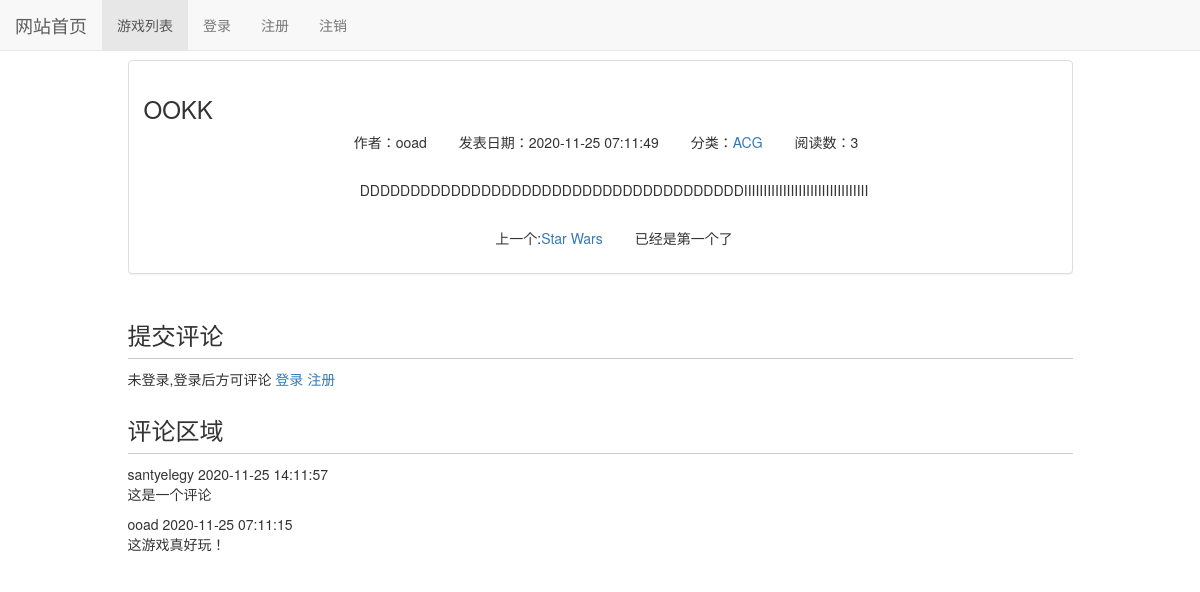
The app's page /game/2, older data.
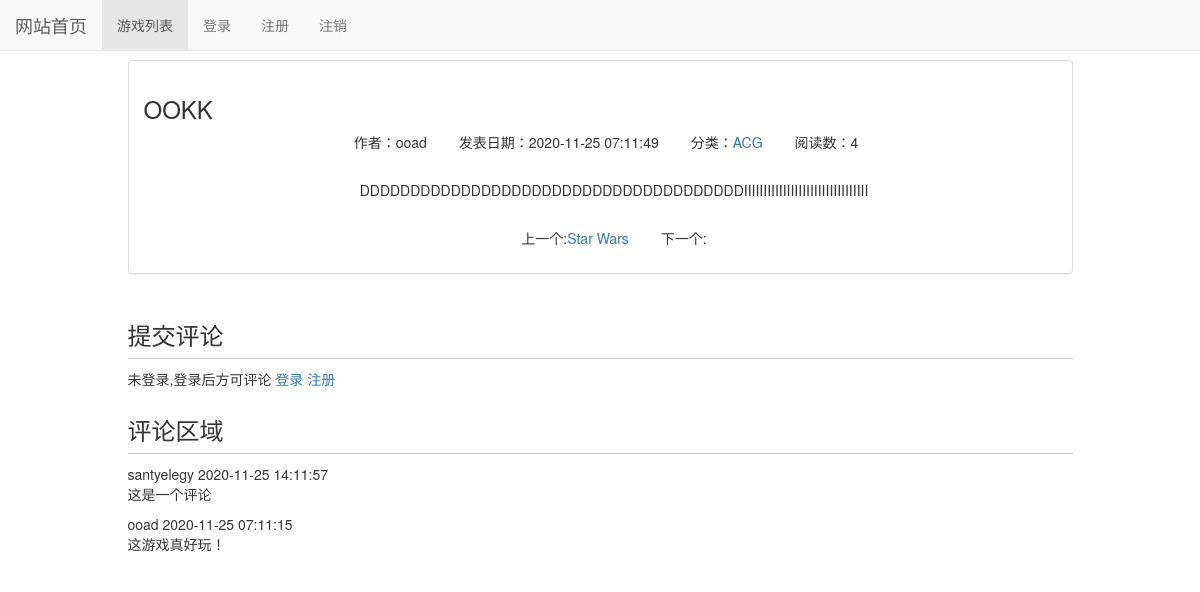
The same page, newer data.
### game/models.py (models this page shows, shortened)
class Game(models.Model,ReadNum_Expand):
    name = models.CharField(max_length=50)
    game_type = models.ForeignKey(GameType, on_delete=models.DO_NOTHING)
    introduction = models.TextField()
    author = models.ForeignKey(User, on_delete=models.DO_NOTHING)
    create_time = models.DateTimeField(auto_now_add=True)  # 创建时自动搞时间
    lastupdate_time = models.DateTimeField(auto_now=True)  # 修改时自动改时间
    price = models.FloatField()
    avatar = models.ImageField()
    class Meta:
        ordering = ["-create_time", ]

class GameType(models.Model):
    type_name = models.CharField(max_length=15)
    def __str__(self):
        return self.type_name

### read_statistic/models.py (models this page shows)
class ReadNum(models.Model):
    read_num = models.IntegerField(default=0)
    content_type = models.ForeignKey(ContentType, on_delete=models.DO_NOTHING)
    object_id = models.PositiveIntegerField()
    content_object = GenericForeignKey('content_type', 'object_id')

### game/views.py (the view)
# urls.py: path("<int:game_id>", game_detail, name="game_detail"),
def game_detail(request, game_id):
    currgame = get_object_or_404(Game, pk=game_id)
    game_content_type = ContentType.objects.get_for_model(currgame)
    comments = Comment.objects.filter(content_type=game_content_type,object_id=game_id)
    cookie_key = cookie_read(request,currgame)
    context = {}
    context["game"] = currgame
    context["previous_game"] = Game.objects.filter(create_time__gt=currgame.create_time).last()
    context["next_game"] = Game.objects.filter(create_time__lt=currgame.create_time).first()
    context["comments"] = comments
    data = {}
    data["content_type"] = game_content_type.model
    data["object_id"] = game_id
    context["comment_form"] = CommentForm(initial=data)
    response = render(request,"game_detail.html", context)
    response.set_cookie(cookie_key,'true')
    return response

### read_statistic/models.py (called while the page is built)
    def read_num(self):
        try:
            ct = ContentType.objects.get_for_model(self)
            readnum = ReadNum.objects.get(content_type=ct,object_id=self.pk)
            return readnum.read_num
        except exceptions.ObjectDoesNotExist:
            return 0

### read_statistic/utils.py (called while the page is built)
def cookie_read(request, object):
    ct = ContentType.objects.get_for_model(object)
    key = "%s_read" % (object.pk)
    if not request.COOKIES.get(key):
        readnum, created = ReadNum.objects.get_or_create(content_type=ct, object_id=object.pk)
        readnum.read_num += 1
        readnum.save()
        date = timezone.now().date()
        readdetail, created = ReadDetail.objects.get_or_create(content_type=ct, object_id=object.pk, date=date)
        readdetail.read_num += 1
        readdetail.save()
    return key

### game/templates/game_detail.html (shortened to what this page needs)
{%extends 'game_base.html' %}
{% block link_extends %}
    {% load static %}
    <link rel="stylesheet" href="/css/game_detail.css">
{% endblock %}
{% block nav_home_active %}
    active
{% endblock %}
{% block content %}
<div class="container">
        <div class="row">
            <div class="col-xs-10 col-xs-offset-1">
                <div class="panel panel-default">
                    <div class="panel-body">
                        <h3 class="game.name">{{ game.name }}</h3>
                        <ul class="game_describe">
                        <li>作者：{{ game.author }}</li>
                        <li>发表日期：{{ game.create_time|date:"Y-m-d H:n:s" }}</li>
                        <li>分类：<a href="{% url 'get_game_name' game.game_type.type_name %}">{{ game.game_type }}</a></li>
                        <li>阅读数：{{ game.read_num }}</li>
                        </ul>
                        <div class="game_content">{{ game.introduction|safe }}</div>
                        <div class="more_game">
                            <p>
                                {% if next_game %}
                                    上一个:<a href="{% url 'game_detail' next_game.pk %}">{{ next_game.name }}</a>
                                {% else %}
                                    <span>已经是最后一个了</span>
                                {% endif %}
                            </p>
                            <p>
                                {% if previous_game %}
                                    下一个:<a href="{% url 'game_detail' previous_game.pk %}">{{ previous_game.title }}</a>
                                {% else %}
                                    <span>已经是第一个了</span>
                                {% endif %}
                            </p>
                        </div>
                    </div>
                </div>
            </div>
        </div>
        <div class="row">
            <div class="col-xs-10 col-xs-offset-1">
             <div class="comment_area">
                <h3 class="comment_area_title">提交评论</h3>
                    {% if user.is_authenticated %}
                        {{ user.username }} 欢迎评论
                        <form action="{% url "update_comment" %}" method="POST">
                          {% csrf_token %}
                            {% for field in comment_form %}
                                {{ field }}
                            {% endfor %}
                            <input type="submit" value="发表">
                        </form>
                    {% else %}
                        未登录,登录后方可评论
                        <a href="{% url "user_login" %}?from={{ request.get_full_path }}">登录</a>
                        <a href="{% url "reguser" %}?from={{ request.get_full_path }}">注册</a>
                    {% endif %}
                </div>
                <div class="comment_area">
                    <h3 class="comment_area_title">评论区域</h3>
                    {% for comment in comments %}
                        <div>
                            {{ comment.user.username }}
                            {{ comment.create_time|date:"Y-m-d H:n:s" }}
                            {{ comment.text|safe}}
                        </div>
                    {% empty %}
                        暂无评论
                    {% endfor %}
                </div>
            </div>
        </div>
</div>
{% endblock %}

Row changes from the older to the newer data that the page shows:
changed through a linked row, Game "OOKK": read_num "3" → "4"
Text that changed along with them:
text no longer shown: "已经是第一个了"
text now shown: "下一个:"
